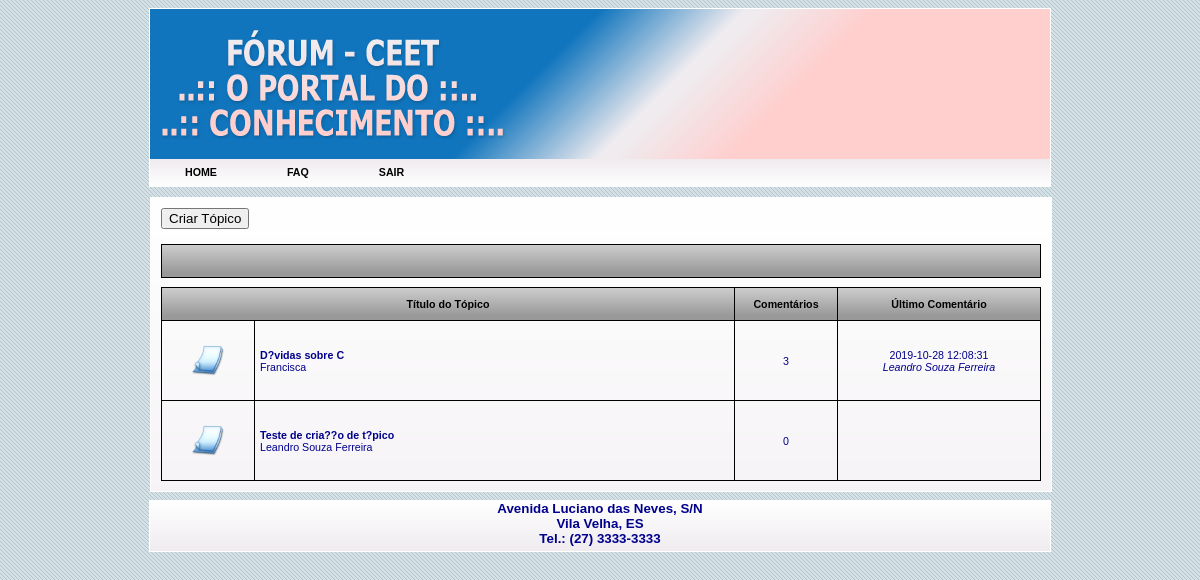
The page /forum/subcategoria.php?idsubcategoria=1 (signed in) on the database its author committed.
### tables this page shows
CREATE TABLE `topico` (
  `idtopico` int(11) NOT NULL,
  `usuario_idusuario` int(11) NOT NULL,
  `subcategoria_idsubcategoria` int(11) NOT NULL,
  `titulo` varchar(150) DEFAULT NULL,
  `descricao` text DEFAULT NULL,
  `dt` datetime DEFAULT NULL
);

CREATE TABLE `usuario` (
  `idusuario` int(11) NOT NULL,
  `login` varchar(45) DEFAULT NULL,
  `senha` varchar(45) DEFAULT NULL,
  `nivel_acesso` varchar(45) DEFAULT NULL,
  `nome` varchar(45) DEFAULT NULL,
  `rua` text DEFAULT NULL,
  `numero` varchar(6) DEFAULT NULL,
  `bairro` varchar(45) DEFAULT NULL,
  `municipio` varchar(45) DEFAULT NULL,
  `estado` varchar(2) DEFAULT NULL,
  `cep` varchar(10) DEFAULT NULL,
  `nacionalidade` varchar(45) DEFAULT NULL,
  `uf_origem` varchar(45) DEFAULT NULL,
  `pai` varchar(45) DEFAULT NULL,
  `mae` varchar(45) DEFAULT NULL,
  `rg` varchar(12) DEFAULT NULL,
  `cpf` varchar(12) DEFAULT NULL,
  `data_cadastro` datetime DEFAULT NULL,
  `telefone_fixo` varchar(11) DEFAULT NULL,
  `telefone_celular` varchar(11) DEFAULT NULL,
  `telefone_recado` varchar(11) DEFAULT NULL,
  `email` varchar(45) NOT NULL
);

CREATE TABLE `comentario` (
  `idcomentario` int(11) NOT NULL,
  `usuario_idusuario` int(11) NOT NULL,
  `topico_idtopico` int(11) NOT NULL,
  `conteudo` text DEFAULT NULL,
  `dt` datetime DEFAULT NULL
);

### models/BancoDados.php (called while the page is built, shortened)
<?php
class BancoDados {
    private $conexao;
    private $resultado;
    private $qtd;
    public function getResultado() {
        return $this->resultado;
    }
    public function getQtd() {
        return $this->qtd;
    }
    public function conectar(){
        $this->conexao = mysqli_connect(URL, USER, PASSWORD, NOME_BANCO, PORTA);
        mysqli_select_db($this->conexao, NOME_BANCO);
    }
    public function pesquisar($sql = "") {
        $lista = array();
        if ($sql == "") {
            $this->resultado = 0;
            $this->qtd = 0;
            return false;
        } else {
            $this->resultado = mysqli_query($this->conexao, $sql);
            if ($this->resultado) {
                $this->qtd = mysqli_num_rows($this->resultado);
                while($linha = mysqli_fetch_array($this->resultado, MYSQLI_ASSOC)){
                    $lista[] = $linha;
                }
                $this->resultado = $lista;
                return true;
            } else {
                $this->registrarLog("SQL: ".$sql." <br/> ERRO: ".mysqli_error($this->conexao));
                return false;
            }
        }
    }
}
?>

### models/Topico.php (called while the page is built, shortened)
<?php
require_once("BancoDados.php");
class Topico {
    private $idtopico;
    private $titulo;
    function __construct($idtopico = 0, $usuario_idusuario = 0, $subcategoria_idsubcategoria = 0, $titulo = null, $descricao = null, $dt = null) {
        $this->idtopico = $idtopico;
        $this->titulo = $titulo;
        if($idtopico != 0){
            $this->listar();
        }
    }
    function getIdtopico() {
        return $this->idtopico;
    }
    function getTitulo() {
        return $this->titulo;
    }
    function setTitulo($titulo) {
        $this->titulo = $titulo;
    }
    public function listar(){
        $oBanco = new BancoDados();
        $sQuery = "
        SELECT *
        FROM
            topico
        WHERE
            idtopico=".$this->getIdtopico();
        if($oBanco->pesquisar($sQuery) && $oBanco->getQtd() > 0){
            $topicos = $oBanco->getResultado();
            return true;
        } else {
            ;
            return false;
        }
    }
    public function listarPorSubCategoria($idSubCategoria, $iFirstReg = -1, $iLastReg = -1){
        $oBanco = new BancoDados();
        $lista = array();
        $sQuery = "
        SELECT *
        FROM
            topico
        WHERE
            subcategoria_idsubcategoria=".$idSubCategoria."
        ORDER BY
            idtopico ASC";
        if($oBanco->pesquisar($sQuery) && $oBanco->getQtd() > 0){
            $topicos = $oBanco->getResultado();
            foreach($topicos as $topico){
                $lista[] = new Topico($topico['idtopico'], $topico['usuario_idusuario'], $topico['subcategoria_idsubcategoria'], $topico['titulo'], $topico['descricao'], $topico['dt']);
            }
        }
        return ($lista);
    }
    public function ultimoComentario(){
        $oComentario = new Comentario();
        return $oComentario->listarUltimoComentario($this->getIdtopico());
    }
}
?>

### models/Sessao.php (called while the page is built, shortened)
<?php
require_once ("Usuario.php");
class Sessao
{
	public function efetuarLogin($sLogin, $sSenha)
	{
		$oUsuario = new Usuario();
		if($oUsuario->autenticarUsuario($sLogin,$sSenha))
		{
			return true;
		}else{
			$this->efetuarLogout();
			return false;
		}
	}
}

### models/Usuario.php (called while the page is built, shortened)
<?php
include_once ("BancoDados.php");
class Usuario {
    private $idusuario;
    private $nome;
    public function __construct($idusuario = 0, $login = null, $senha = null, $nivel_acesso = null, $nome = null, $rua = null, $numero = null, $bairro = null, $municipio = null, $estado = null, $cep = null, $nacionalidade = null, $uf_origem = null, $pai = null, $mae = null, $rg = null, $cpf = null, $data_cadastro = null, $telefone_fixo = null, $telefone_celular = null, $telefone_recado = null, $email = null){
        $this->idusuario = $idusuario;
        $this->nome = $nome;
    }
    public function __destruct() {
        $this->idusuario = 0;
        $this->nome = "*";
    }
    public function getIdusuario() {
        return $this->idusuario;
    }
    public function setIdusuario($idusuario) {
        $this->idusuario = $idusuario;
    }
    public function getNome() {
        return $this->nome;
    }
    public function setNome($nome) {
        $this->nome = $nome;
    }
    public function listar() {
        $oBanco = new BancoDados();
        $sQuery = "
        SELECT *
        FROM
            usuario
        WHERE
            idusuario = " . $this->getIdusuario() . "
        LIMIT 1";
        if($oBanco->pesquisar($sQuery) && $oBanco->getQtd() > 0){
            return true;
        } else {
            return false;
        }
    }
}
?>

### models/Comentario.php (called while the page is built, shortened)
<?php
require_once("BancoDados.php");
class Comentario {
    private $idcomentario;
    private $data;
    function __construct($idcomentario = 0, $usuario_idusuario = 0, $topico_idtopico = 0, $conteudo = null, $data = "1900-01-01 00:00:00") {
        $this->idcomentario = $idcomentario;
        $this->data = $data;
        if($idcomentario != 0){
            $this->listar();
        }
    }
    public function getIdcomentario(){
        return $this->idcomentario;
    }
    function getData() {
        return $this->data;
    }
    function setData($data) {
        $this->data = $data;
    }
    public function listar(){
        $oBanco = new BancoDados();
        $sQuery = "
        SELECT *
        FROM
            comentario
        WHERE
            idcomentario=".$this->getIdcomentario()."
        ORDER BY
            dt DESC
        LIMIT 1";
        if($oBanco->pesquisar($sQuery) && $oBanco->getQtd() > 0){
            $comentarios = $oBanco->getResultado();
            return true;
        } else {
            ;
            return false;
        }
    }
    public function listarPorTopico($idtopico, $iFirstReg = -1, $iLastReg = -1){
        $oBanco = new BancoDados();
        $lista = array();
        $sQuery = "
        SELECT *
        FROM
            comentario
        WHERE
            topico_idtopico=".$idtopico."
        ORDER BY
            idcomentario ASC";
        if($oBanco->pesquisar($sQuery) && $oBanco->getQtd() > 0){
            $comentarios = $oBanco->getResultado();
            foreach($comentarios as $comentario){
                $lista[] = new Comentario($comentario['idcomentario'], $comentario['usuario_idusuario'], $comentario['topico_idtopico'], $comentario['conteudo'], $comentario['dt']);
            }
        }
        return ($lista);
    }
    public function listarUltimoComentario($idtopico){
        $oBanco = new BancoDados();
        $ultimoComentario = array();
        $sQuery = "
        SELECT *
        FROM
            comentario
        WHERE
            topico_idtopico=".$idtopico."
        ORDER BY
            dt DESC
        LIMIT 1";
        if($oBanco->pesquisar($sQuery) && $oBanco->getQtd() > 0){
            $comentarios = $oBanco->getResultado();
            foreach($comentarios as $comentario){
                return new Comentario($comentario['idcomentario'], $comentario['usuario_idusuario'], $comentario['topico_idtopico'], $comentario['conteudo'], $comentario['dt']);
            }
        }
        return $ultimoComentario;
    }
}
?>

### forum/subcategoria.php (the view, shortened to what this page needs)
<?php
require_once("../models/Usuario.php");
require_once("../models/Sessao.php");
require_once("../models/Topico.php");
require_once("../models/Comentario.php");
require_once("../service/rodape.php");
$oTopico = new Topico();
$oComentario = new Comentario();
$oUsuario = new Usuario();
$nome_subcategoria = $_GET['nome_subcategoria'];
$idsubcategoria = $_GET['idsubcategoria'];
?>
<!DOCTYPE html PUBLIC "-//W3C//DTD XHTML 1.0 Transitional//EN"
    "http://www.w3.org/TR/xhtml1/DTD/xhtml1-transitional.dtd">
<html xmlns="http://www.w3.org/1999/xhtml" xml:lang="pt" lang="pt" dir="ltr">
    <head>
        <link rel='stylesheet' href='../css/estilo_forum.css' type='text/css' media='screen' />
        <link rel="stylesheet" href="../css/menu_style.css" type="text/css" />
    </head>
    <body>
        <div id='container'>
            <div id='cabecalho'>
                <div id='banner_superior'>
                    <div id='banner_superior_figura'>
                        <img src='../img/banner_texto_forum.png'/>
                    </div>
                </div>
                <div id='menu_superior'>
                    <ul>
                        <li><a href="./index.php" >HOME</a></li>
                        <li><a href="./faq.php" >FAQ</a></li>
                        <li><a href='../portal/index.php'>SAIR</a></li>
                    </ul>
                </div>
            </div>
            <div id='conteudo'>
                <input type='button' name='topico' value='Criar T&oacute;pico' onClick='redirect(<?php echo $idsubcategoria; ?>)'/><br/><br/>
                <?php
                echo "
                <table class='tabela topico'>
                    <tr class='tabela_linha_titulo'>
                        <td colspan=4 class='tabela_coluna'>$nome_subcategoria</td>
                    </tr>
                    <tr class='tabela_linha linha_em_branco'>
                        <td class='cel_em_branco' colspan=4></td>
                    </tr>
                    <tr class='tabela_linha_titulo'>
                        <td colspan=2 class='tabela_coluna'>T&iacute;tulo do T&oacute;pico</td>
                        <td class='tabela_coluna comentarios'>Coment&aacute;rios</td>
                        <td class='tabela_coluna ultimo_comentario'>&Uacute;ltimo Coment&aacute;rio</td>
                    </tr>";
                $topicosDaSubCategoria = $oTopico->listarPorSubCategoria($idsubcategoria);
                $ultimoComentario = new Comentario();
                if($topicosDaSubCategoria){
                    $qtdComentarios = 0;
                    foreach($topicosDaSubCategoria as $topico){
                        $comentariosDoTopico = $oComentario->listarPorTopico($topico->getIdtopico());
                        if($comentariosDoTopico){
                            $qtdComentarios += count($comentariosDoTopico);
                            if(strftime($topico->ultimoComentario()->getData()) > strftime($ultimoComentario->getData())){
                                $ultimoComentario = $topico->ultimoComentario();
                            }
                        }
                        $oUsuario->setIdusuario($ultimoComentario->getUsuario_idusuario());
                        if($oUsuario->listar()){
                            $nomeUsuarioUltimoComentario = $oUsuario->getNome();
                        } else {
                            $nomeUsuarioUltimoComentario = null;
                        }
                        $oUsuario->setIdusuario($topico->getUsuario_idusuario());
                        if($oUsuario->listar()){
                            $nomeUsuarioDoTopico = $oUsuario->getNome();
                        } else {
                            $nomeUsuarioDoTopico = null;
                        }
                        $dataUltimoComentario = $ultimoComentario->getData();
                        if(!strcmp($dataUltimoComentario, "1900-01-01 00:00:00")){
                            $dataUltimoComentario = null;
                        }
                        echo "
                        <tr class='tabela_linha'>
                            <td class='tabela_coluna figura'>
                                <a href='./topico.php?idtopico=".$topico->getIdtopico()."&titulotopico=".$topico->getTitulo()."'><image src='../img/icone_folder.png' width='32' height='32'></a>
                            </td>
                            <td class='tabela_coluna dados_subcategoria'>
                                <a href='./topico.php?idtopico=".$topico->getIdtopico()."&titulotopico=".$topico->getTitulo()."'><b>".$topico->getTitulo()."</b></a><br/>".
                                $nomeUsuarioDoTopico."
                            </td>
                            <td class='tabela_coluna numero_comentarios'>".$qtdComentarios."</td>
                            <td class='tabela_coluna ultimo_comentario'>".$dataUltimoComentario."<br/><i>".$nomeUsuarioUltimoComentario."</i></td>
                        </tr>";
                        $qtdComentarios = 0;
                        $ultimoComentario = new Comentario();
                    }
                }else {
                    echo "
                    <tr class='tabela_linha'>
                        <td colspan=5 class='tabela_coluna figura'><b>NENHUM T&Oacute;PICO CADASTRADO.</b></td>
                    </tr>";
                }
                ?>
                </table>
            </div>
            <div id="rodape">
            </div>
        </div>
    </body>
</html>

### rows shown on the page
topico: titulo "D?vidas sobre C", usuario.nome "Francisca", qtdComentarios "3", comentario.dt "2019-10-28 12:08:31", usuario.nome "Leandro Souza Ferreira"
topico: titulo "Teste de cria??o de t?pico", qtdComentarios "0"
usuario: nome "Leandro Souza Ferreira"
